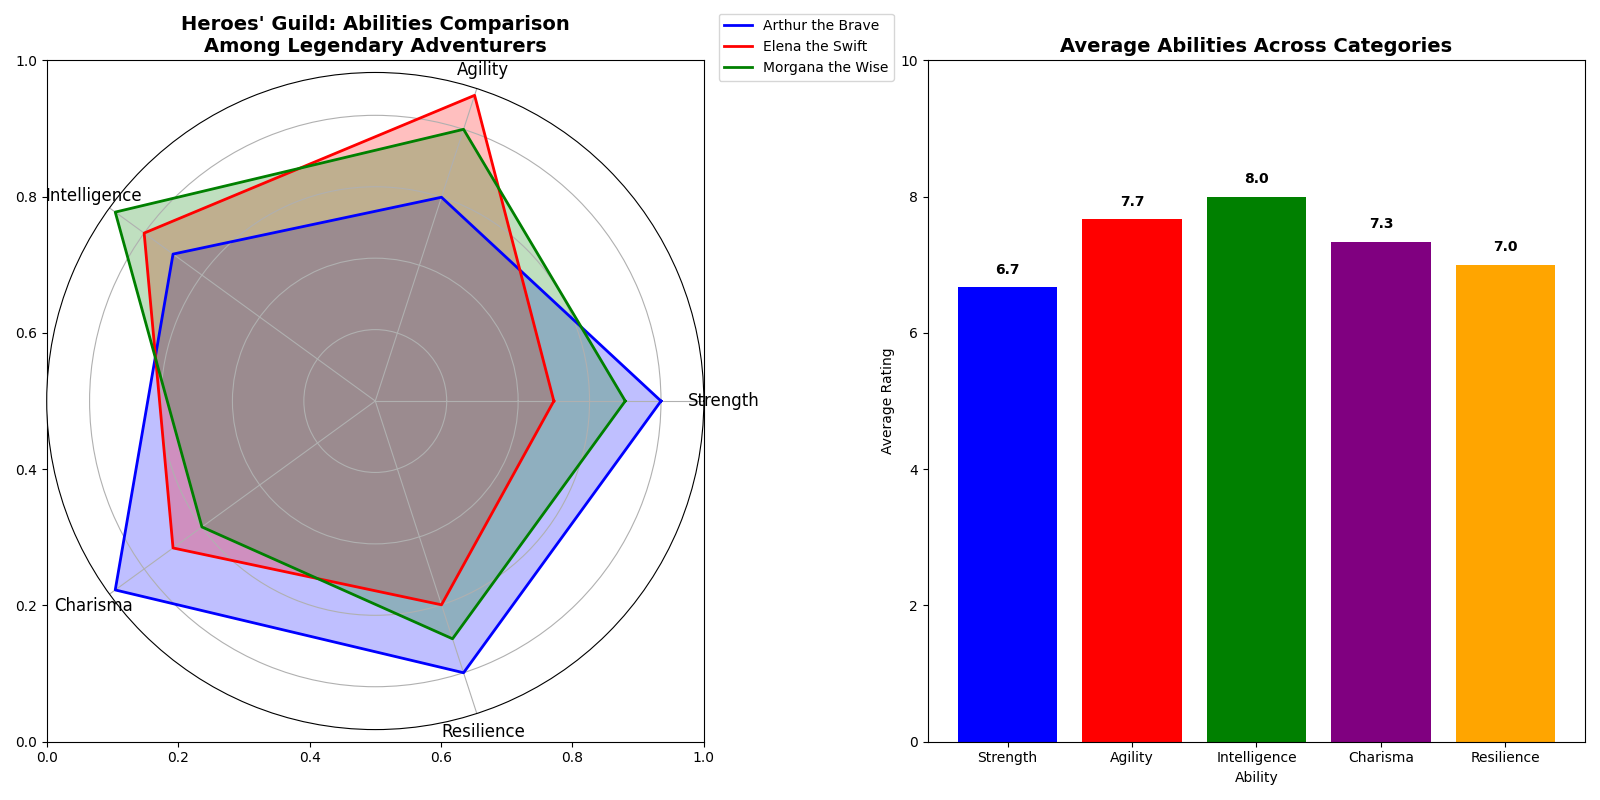

Python code for this plot:
import matplotlib.pyplot as plt
import numpy as np

# Define the categories and data for different adventurers' abilities
categories = ['Strength', 'Agility', 'Intelligence', 'Charisma', 'Resilience']
num_vars = len(categories)

# Data for each adventurer
arthur = [8, 6, 7, 9, 8]
elena = [5, 9, 8, 7, 6]
morgana = [7, 8, 9, 6, 7]

# Average data across all adventurers
average_abilities = [
    np.mean([arthur[i], elena[i], morgana[i]]) 
    for i in range(num_vars)
]

# Function to create the radar chart for a given adventurer
def create_radar_chart(ax, data, color, label):
    angles = np.linspace(0, 2 * np.pi, num_vars, endpoint=False).tolist()
    data += data[:1]
    angles += angles[:1]

    ax.fill(angles, data, color=color, alpha=0.25)
    ax.plot(angles, data, color=color, linewidth=2, label=label)

# Initialize the figure and subplots
fig, (ax1, ax2) = plt.subplots(1, 2, figsize=(16, 8))

# Create radar chart on the first subplot
ax1.set_title("Heroes' Guild: Abilities Comparison\nAmong Legendary Adventurers", fontsize=14, fontweight='bold')
polar_ax = fig.add_subplot(121, polar=True)
create_radar_chart(polar_ax, arthur, 'b', 'Arthur the Brave')
create_radar_chart(polar_ax, elena, 'r', 'Elena the Swift')
create_radar_chart(polar_ax, morgana, 'g', 'Morgana the Wise')

polar_ax.set_yticklabels([])
polar_ax.set_xticks(np.linspace(0, 2 * np.pi, num_vars, endpoint=False))
polar_ax.set_xticklabels(categories, fontsize=12)
polar_ax.legend(loc='upper right', bbox_to_anchor=(1.3, 1.1))

# Create bar chart on the second subplot
ax2.bar(categories, average_abilities, color=['b', 'r', 'g', 'purple', 'orange'])
ax2.set_ylim(0, 10)
ax2.set_title('Average Abilities Across Categories', fontsize=14, fontweight='bold')
ax2.set_ylabel('Average Rating')
ax2.set_xlabel('Ability')
for i, score in enumerate(average_abilities):
    ax2.text(i, score + 0.2, f'{score:.1f}', ha='center', color='black', fontweight='bold')

# Automatically adjust the layout for optimal spacing
plt.tight_layout()

# Display the charts
plt.show()
